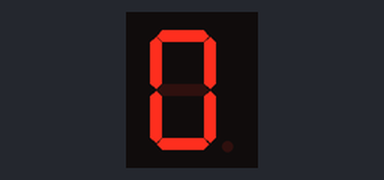
A sketch run on a simulated Arduino Uno, built with avr-gcc and run on an emulated ATmega328P. On the bench: 1-digit seven-segment display. Wiring (inferred from the names in the program): 1-digit 7-segment display, segments lit when HIGH: segments pin 13, pin 12, pin 11, pin 10, pin 9, pin 8, pin 7. The segment pins are drawn as the display they are named for.

Above: at 0.1 s.
At 1.1 s:
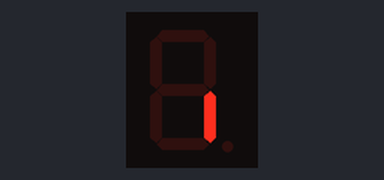
At 2.1 s:
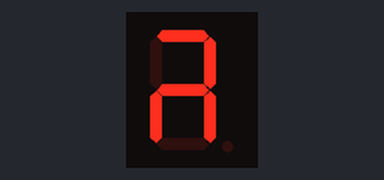
At 5.1 s:
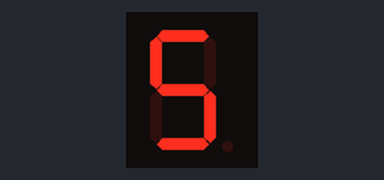
At 7.1 s:
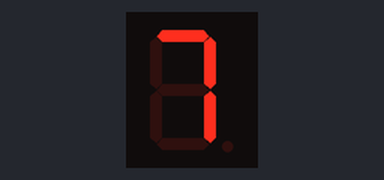
At 9.1 s:
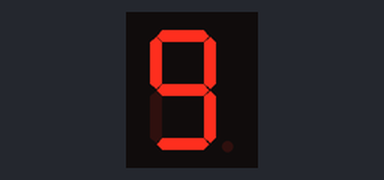

The sketch:

sevensegment.ino
```cpp
int a = 13; // declare the variables to pin
int b=  12; // declare the variables to pin
int c = 11; // declare the variables to pin
int d = 10; // declare the variables to pin
int e = 9; // declare the variables to pin
int f = 8; // declare the variables to pin
int g = 7; // declare the variables to pin

void setup() {
  pinMode(a,OUTPUT); // configure 6 pin used as output
  pinMode(b,OUTPUT); // configure 7 pin used as output
  pinMode(c,OUTPUT); // configure 8 pin used as output
  pinMode(d,OUTPUT); // configure 9 pin used as output
  pinMode(e,OUTPUT); // configure 10 pin used as output
  pinMode(f,OUTPUT); // configure 11 pin used as output
  pinMode(g,OUTPUT); // configure 12 pin used as output
}
void loop()
{      int i;
     for(i=0;i<=9;i++)
 {
         switch(i)
{
case 0:                               // For Display 0
  digitalWrite(a,HIGH);
  digitalWrite(b,HIGH);
  digitalWrite(c,HIGH);
  digitalWrite(d,HIGH);
  digitalWrite(e,HIGH);
  digitalWrite(f,HIGH);
  digitalWrite(g,LOW);
  break;

case 1:                       // For Display 1
  digitalWrite(a,LOW);
  digitalWrite(b,LOW);
  digitalWrite(c,HIGH);
  digitalWrite(d,LOW);
  digitalWrite(e,LOW);
  digitalWrite(f,LOW);
  digitalWrite(g,LOW);
  break;

  case 2:                      // For Display 2
  digitalWrite(a,HIGH);
  digitalWrite(b,HIGH);
  digitalWrite(c,HIGH);
  digitalWrite(d,LOW);
  digitalWrite(e,HIGH);
  digitalWrite(f,LOW);
  digitalWrite(g,HIGH);
  break;

  case 3:                                        // For Display 3
  digitalWrite(a,HIGH);
  digitalWrite(b,HIGH);
  digitalWrite(c,HIGH);
  digitalWrite(d,HIGH);
  digitalWrite(e,LOW);
  digitalWrite(f,LOW);
  digitalWrite(g,HIGH);
  break;

  case 4:                        // For Display 4
  digitalWrite(a,LOW);
  digitalWrite(b,HIGH);
  digitalWrite(c,HIGH);
  digitalWrite(d,LOW);
  digitalWrite(e,LOW);
  digitalWrite(f,HIGH);
  digitalWrite(g,HIGH);
  break;

  case 5:                    // For Display 5
  digitalWrite(a,HIGH);
  digitalWrite(b,LOW);
  digitalWrite(c,HIGH);
  digitalWrite(d,HIGH);
  digitalWrite(e,LOW);
  digitalWrite(f,HIGH);
  digitalWrite(g,HIGH);
  break;

  case 6:                          // For Display 6
  digitalWrite(a,HIGH);
  digitalWrite(b,LOW);
  digitalWrite(c,HIGH);
  digitalWrite(d,HIGH);
  digitalWrite(e,HIGH);
  digitalWrite(f,HIGH);
  digitalWrite(g,HIGH);
  break;

case 7:                          // For Display 7
  digitalWrite(a,HIGH);
  digitalWrite(b,HIGH);
  digitalWrite(c,HIGH);
  digitalWrite(d,LOW);
  digitalWrite(e,LOW);
  digitalWrite(f,LOW);
  digitalWrite(g,LOW);
  break;

case 8:                               // For Display 8
  digitalWrite(a,HIGH);
  digitalWrite(b,HIGH);
  digitalWrite(c,HIGH);
  digitalWrite(d,HIGH);
  digitalWrite(e,HIGH);
  digitalWrite(f,HIGH);
  digitalWrite(g,HIGH);
  break;

case 9:                               // For Display 9
  digitalWrite(a,HIGH);
  digitalWrite(b,HIGH);
  digitalWrite(c,HIGH);
  digitalWrite(d,HIGH);
  digitalWrite(e,LOW);
  digitalWrite(f,HIGH);
  digitalWrite(g,HIGH);
  break;
 }
delay(1000);    // Give 1 sec delay
}
}
```

Measured:
- by itself, everything shown: repeats every 10.0 s, in 10 steps
- what the display in image 1 shows lasts 1.0 s, from 1.0 s to 2.0 s
